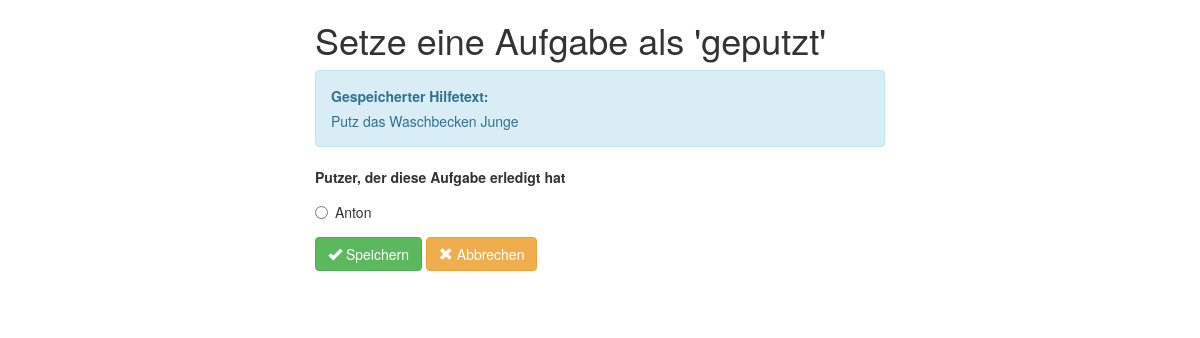
Page /geputzt/25/35 (signed in) on the earlier database version.
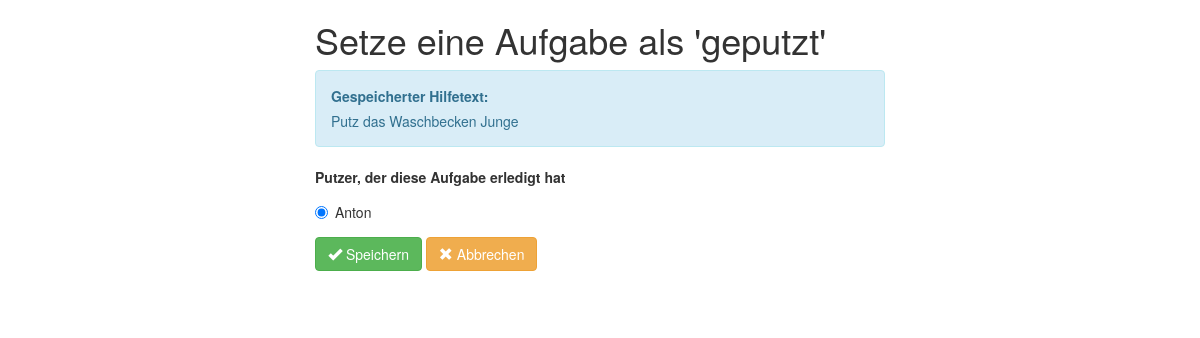
Same page on the later database version.
### webinterface/models.py (models this page shows, shortened)
class Task(models.Model):
    cleaning_week = models.ForeignKey(CleaningWeek, on_delete=models.CASCADE, editable=False)
    cleaned_by = models.ForeignKey(Cleaner, null=True, on_delete=models.PROTECT)
    template = models.ForeignKey(TaskTemplate, on_delete=models.CASCADE, editable=False)
    objects = TaskQuerySet.as_manager()
    def possible_cleaners(self):
        return Cleaner.objects.filter(
            pk__in=[x.cleaner.pk for x in self.cleaning_week.assignment_set.all()])

### webinterface/form_views.py (the view, shortened to what this page needs)
# urls.py: path('geputzt/<int:assignment_pk>/<int:task_pk>', login_required(TaskCleanedView.as_view()),
class TaskCleanedView(UpdateView):
    form_class = TaskCleanedForm
    model = Task
    template_name = 'webinterface/generic_form.html'
    pk_url_kwarg = "task_pk"
    def __init__(self):
        self.assignment = None
        super().__init__()
    def dispatch(self, request, *args, **kwargs):
        try:
            self.assignment = Assignment.objects.get(pk=kwargs['assignment_pk'])
        except Cleaner.DoesNotExist:
            Http404('Putzdienst, für dessen eine Aufgabe als geputzt gesetzt werden soll, existiert nicht!')
        self.success_url = reverse_lazy('webinterface:assignment-tasks',
                                        kwargs={'assignment_pk': self.assignment.pk})
        return super().dispatch(request, *args, **kwargs)
    def get_context_data(self, **kwargs):
        context = super().get_context_data(**kwargs)
        context['title'] = "Setze eine Aufgabe als 'geputzt'"
        context['info_banner'] = {'text': "<p><strong>Gespeicherter Hilfetext:</strong></p><p>" +
                                          self.object.template.task_help_text + "</p>"}
        context['submit_button'] = {'text': "Speichern"}
        context['cancel_button'] = {'text': "Abbrechen",
                                    'url': self.success_url}
        return context

### webinterface/forms.py
class TaskCleanedForm(forms.ModelForm):
    class Meta:
        model = Task
        fields = ['cleaned_by']
        labels = {
            'cleaned_by': "Putzer, der diese Aufgabe erledigt hat",
        }
        widgets = {
            'cleaned_by': forms.RadioSelect
        }
    def __init__(self, *args, **kwargs):
        super().__init__(*args, **kwargs)
        if 'instance' in kwargs and kwargs['instance']:
            self.fields['cleaned_by'].queryset = kwargs['instance'].possible_cleaners()
            self.fields['cleaned_by'].required = False

### webinterface/models.py (called while the page is built)
    def __str__(self):
        return self.name

### webinterface/templates/webinterface/generic_form.html (shortened to what this page needs)
{% extends "webinterface/mobile_first_body.html" %}
{% load crispy_forms_tags %}
{% block main %}
    <h1>{{ title }}</h1>
    {% if info_banner %}
        <div class="alert alert-info" role="alert">{{ info_banner.text|safe }}</div>
    {% endif %}
    <form method="POST" class="form" id="main_form">
        {% crispy form %}
    </form>
    {% if submit_button %}
            <button class="btn btn-success" type="submit" form="main_form" name="save">
                 <span class="glyphicon glyphicon-ok"></span> {{ submit_button.text }}</button>
        {% endif %}
        {% if cancel_button %}
            <a class="btn btn-warning" href="{{ cancel_button.url }}" role="button">
                 <span class="glyphicon glyphicon-remove"></span> {{ cancel_button.text }}</a>
        {% endif %}
    <br><br><br>
{% endblock %}

Differences in the rows shown:
changed Task: cleaned_by_id "☐ Putzer, der diese Aufgabe erle" → "☑ Putzer, der diese Aufgabe erle"
